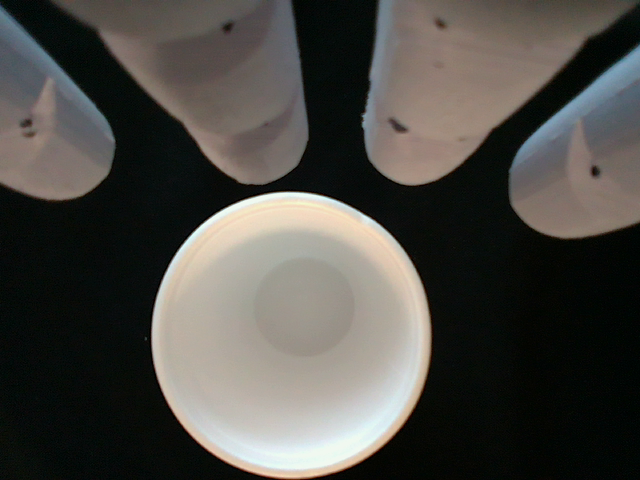
#> input picture junk/Image_Tracking_2D/Hand_object.png, 640 x 480 px
$ python CleanImage.py
#> lines starting #> are read from the running program, lines starting #| are printed output that depends on the picture; after the words box and inside, x2 and y2 are one past the last pixel; in counts of white or black regions, pixels touching at a corner belong together
import cv2 as cv
import sys
import numpy as np


def thresh_callback(canny_output):
    contours, _ = cv.findContours(canny_output, cv.RETR_TREE, cv.CHAIN_APPROX_SIMPLE)

    contours_poly, bound_rect, centers, radius = [], [], [], []
    for i, cont in enumerate(contours):
        contours_poly.append(cv.approxPolyDP(cont, 3, True))
        bound_rect.append(cv.boundingRect(contours_poly[i]))

        arr = cv.minEnclosingCircle(contours_poly[i])
        centers.append(arr[0])
        radius.append(arr[1])

    y_pos = [it[1] for it in centers]
    min_centers = max(y_pos)
    i = y_pos.index(min_centers)

    drawing = np.zeros((canny_output.shape[0], canny_output.shape[1], 3), dtype=np.uint8)

    color = (0, 255, 0)
    cv.drawContours(drawing, contours_poly, i, color)
    cv.rectangle(drawing,
                 (
                     int(bound_rect[i][0]),
                     int(bound_rect[i][1])
                  ),
                 (
                     int(bound_rect[i][0] + bound_rect[i][2]),
                     int(bound_rect[i][1] + bound_rect[i][3])
                 ),
                 color, 2)
    # cv.circle(drawing, (int(centers[i][0]), int(centers[i][1])), int(radius[i]), color, 2)
    print(radius[i])
    cv.imshow('Contours', drawing)


img = cv.imread("Hand_object.png")
#> img is the input picture: shape (480, 640, 3); mean B, G, R 69.7, 74.5, 76.4
if img is None:
    sys.exit("Could not read the image.")

hsv = cv.cvtColor(img, cv.COLOR_BGR2HSV)
#> hsv: shape (480, 640, 3); mean H, S, V 47.6, 80.8, 79.8

# define range of blue color in HSV
sensitivity = 100
lower_white = np.array([0, 0, 255 - sensitivity])
upper_white = np.array([255, sensitivity, 255])

# Threshold the HSV image to get only blue colors
mask = cv.inRange(hsv, lower_white, upper_white)
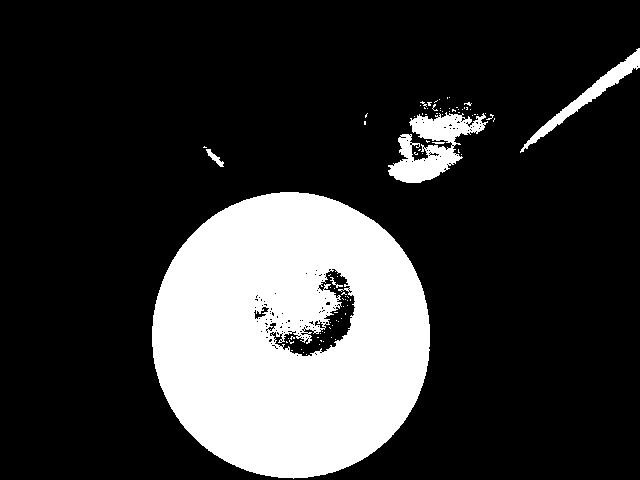
#> mask: shape (480, 640); 21.3% white; 88 white regions (82 under 20 px), largest, box (x1, y1, x2, y2) and area: (152, 192, 430, 479) 60221, (388, 112, 488, 183) 3274, (520, 48, 640, 153) 1579, (206, 149, 224, 167) 110, (330, 277, 343, 288) 37, (432, 142, 445, 144) 22

# Bitwise-AND mask and original image
res = cv.bitwise_and(img, img, mask=mask)
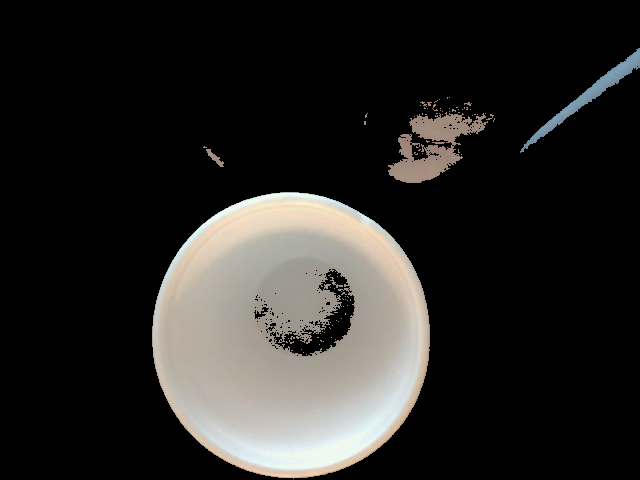
#> res: shape (480, 640, 3); mean B, G, R 37, 39.2, 40.4

cv.imshow("Display window", res)
cv.waitKey(0)

img2 = cv.GaussianBlur(res, (5, 5), 5)

cv.imshow("Display window", img2)
cv.waitKey(0)
